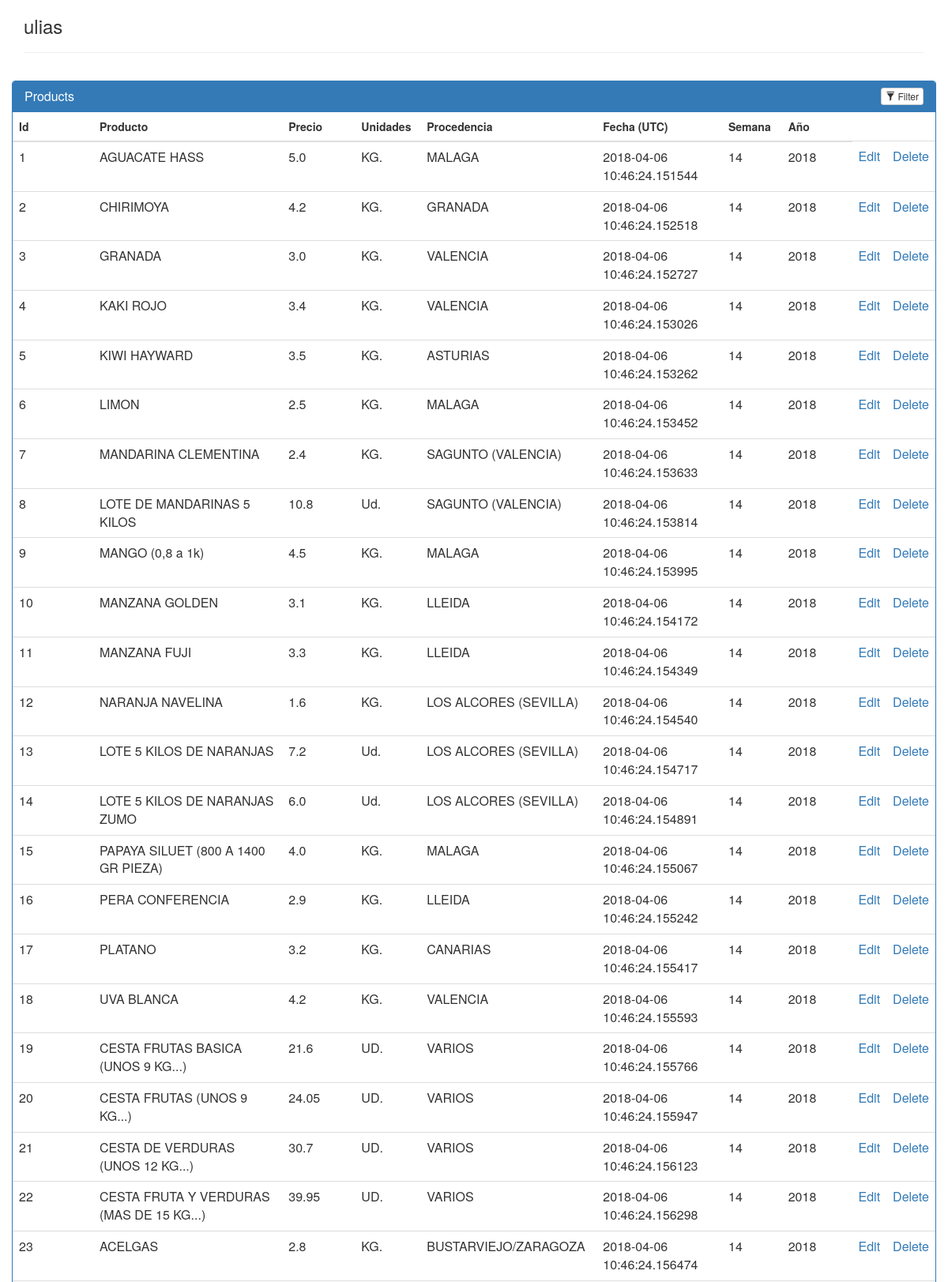
Page /agricultores/1/ (signed in, upper part) on the committed database.
### application/models.py (models this page shows, shortened)
class Agricultor(db.Model):
	__tablename__ = 'agricultor'
	name = db.Column(db.String(80), nullable = False)
	id = db.Column(db.Integer, primary_key = True)
	def __init__(self, name):
		self.name = name
	def __repr__(self):
		return '<Agricultor %r>' % self.name

class Productos(db.Model):
    __tablename__ = 'productos'
    product_id = db.Column(db.Integer, primary_key=True, autoincrement=True, nullable=False)
    units = db.Column(db.String(80))
    product_title = db.Column(db.String(80))
    location_origin = db.Column(db.String(80))
    unit_price = db.Column(db.Float(8))
    amount = db.Column(db.Float(8))
    current_price = db.Column(db.Float(8))
    created_date = db.Column(db.DateTime, default=datetime.datetime.utcnow)
    week = db.Column(db.Integer, default=date.today().isocalendar()[1])
    year = db.Column(db.Integer, default=date.today().year)
    agricultor_id = db.Column(db.Integer, db.ForeignKey('agricultor.id'))
    agricultor = db.relationship(Agricultor)

### application.py (the view)
@application.route('/agricultores/<int:agricultor_id>/', methods=['GET'])
@login_required
def agricultorMenu(agricultor_id):
    db.session.commit()
    agricultor = db.session.query(Agricultor).filter_by(id=agricultor_id).one()
    items = db.session.query(Productos)
    return render_template('menu.html', agricultor=agricultor, items=items)

### application.py (called while the page is built)
@login_manager.user_loader
def load_user(user_id):
    return User.query.get(int(user_id))

### application/templates/menu.html (shortened to what this page needs)
<html>
<head>
	<link rel=stylesheet type=text/css href="{{ url_for('static', filename='styles.css') }}">
	<link rel=stylesheet type=text/css href="https://netdna.bootstrapcdn.com/bootstrap/3.1.0/css/bootstrap.min.css">
</head>
<body>
	<div class="container">
	    <h3>{{agricultor.name}}</h3>
	    <hr>
	    <div class="row">
	        <div class="panel panel-primary filterable">
	            <div class="panel-heading">
	                <h3 class="panel-title">Products</h3>
	                <div class="pull-right">
	                    <button class="btn btn-default btn-xs btn-filter"><span class="glyphicon glyphicon-filter"></span> Filter</button>
	                </div>
	            </div>
	            <table class="table">
	                <thead>
	                    <tr class="filters">
	                        <th><input type="text" class="form-control" placeholder="Id" disabled></th>
	                        <th><input type="text" class="form-control" placeholder="Producto" disabled></th>
	                        <th><input type="text" class="form-control" placeholder="Precio" disabled></th>
	                        <th><input type="text" class="form-control" placeholder="Unidades" disabled></th>
	                        <th><input type="text" class="form-control" placeholder="Procedencia" disabled></th>
	                        <th><input type="text" class="form-control" placeholder="Fecha (UTC)" disabled></th>
	                        <th><input type="text" class="form-control" placeholder="Semana" disabled></th>
	                        <th><input type="text" class="form-control" placeholder="Año" disabled></th>
	                    </tr>
	                </thead>
	                <tbody>
	                    {% for i in items %}
	                    <tr>
	                        <td>{{i.product_id}}</td>
	                        <td>{{i.product_title}}</td>
	                        <td>{{i.unit_price}}</td>
	                        <td>{{i.units}}</td>
	                        <td>{{i.location_origin}}</td>
	                        <td>{{i.created_date}}</td>
	                        <td>{{i.week}}</td>
	                        <td>{{i.year}}</td>
	                        <td><a href="{{url_for('editMenuItem',agricultor_id = agricultor.id, product_id=i.product_id)}}">Edit</a></td>
	                        <td><a href="{{url_for('deleteMenuItem', agricultor_id = agricultor.id, product_id=i.product_id)}}">Delete</a></td>
	                    </tr>
	                    {% endfor %}
	                </tbody>
	            </table>
	        </div>
	    </div>
	</div>
</body>
</html>

### application/static/styles.css (style rules this page uses)
.filterable { margin-top: 15px; }
.filterable .panel-heading .pull-right { margin-top: -20px; }
.filterable .filters input[disabled] { background-color: transparent; border: none; cursor: auto; box-shadow: none; padding: 0; height: auto; }

### rows in the picture
Agricultor: name "ulias"
Productos: product_id "1", product_title "AGUACATE HASS", unit_price "5.0", units "KG.", location_origin "MALAGA", created_date "2018-04-06 10:46:24.151544", week "14", year "2018"
Productos: product_id "2", product_title "CHIRIMOYA", unit_price "4.2", units "KG.", location_origin "GRANADA", created_date "2018-04-06 10:46:24.152518", week "14", year "2018"
Productos: product_id "3", product_title "GRANADA", unit_price "3.0", units "KG.", location_origin "VALENCIA", created_date "2018-04-06 10:46:24.152727", week "14", year "2018"
Productos: product_id "4", product_title "KAKI ROJO", unit_price "3.4", units "KG.", location_origin "VALENCIA", created_date "2018-04-06 10:46:24.153026", week "14", year "2018"
Productos: product_id "5", product_title "KIWI HAYWARD", unit_price "3.5", units "KG.", location_origin "ASTURIAS", created_date "2018-04-06 10:46:24.153262", week "14", year "2018"
Productos: product_id "6", product_title "LIMON", unit_price "2.5", units "KG.", location_origin "MALAGA", created_date "2018-04-06 10:46:24.153452", week "14", year "2018"
Productos: product_id "7", product_title "MANDARINA CLEMENTINA", unit_price "2.4", units "KG.", location_origin "SAGUNTO (VALENCIA)", created_date "2018-04-06 10:46:24.153633", week "14", year "2018"
Productos: product_id "8", product_title "LOTE DE MANDARINAS 5 KILOS", unit_price "10.8", units "Ud.", location_origin "SAGUNTO (VALENCIA)", created_date "2018-04-06 10:46:24.153814", week "14", year "2018"
Productos: product_id "9", product_title "MANGO (0,8 a 1k)", unit_price "4.5", units "KG.", location_origin "MALAGA", created_date "2018-04-06 10:46:24.153995", week "14", year "2018"
Productos: product_id "10", product_title "MANZANA GOLDEN", unit_price "3.1", units "KG.", location_origin "LLEIDA", created_date "2018-04-06 10:46:24.154172", week "14", year "2018"
Productos: product_id "11", product_title "MANZANA FUJI", unit_price "3.3", units "KG.", location_origin "LLEIDA", created_date "2018-04-06 10:46:24.154349", week "14", year "2018"
Productos: product_id "12", product_title "NARANJA NAVELINA", unit_price "1.6", units "KG.", location_origin "LOS ALCORES (SEVILLA)", created_date "2018-04-06 10:46:24.154540", week "14", year "2018"
Productos: product_id "13", product_title "LOTE 5 KILOS DE NARANJAS", unit_price "7.2", units "Ud.", location_origin "LOS ALCORES (SEVILLA)", created_date "2018-04-06 10:46:24.154717", week "14", year "2018"
Productos: product_id "14", product_title "LOTE 5 KILOS DE NARANJAS ZUMO", unit_price "6.0", units "Ud.", location_origin "LOS ALCORES (SEVILLA)", created_date "2018-04-06 10:46:24.154891", week "14", year "2018"
Productos: product_id "15", product_title "PAPAYA SILUET (800 A 1400 GR PIEZA)", unit_price "4.0", units "KG.", location_origin "MALAGA", created_date "2018-04-06 10:46:24.155067", week "14", year "2018"
Productos: product_id "16", product_title "PERA CONFERENCIA", unit_price "2.9", units "KG.", location_origin "LLEIDA", created_date "2018-04-06 10:46:24.155242", week "14", year "2018"
Productos: product_id "17", product_title "PLATANO", unit_price "3.2", units "KG.", location_origin "CANARIAS", created_date "2018-04-06 10:46:24.155417", week "14", year "2018"
Productos: product_id "18", product_title "UVA BLANCA", unit_price "4.2", units "KG.", location_origin "VALENCIA", created_date "2018-04-06 10:46:24.155593", week "14", year "2018"
Productos: product_id "19", product_title "CESTA FRUTAS BASICA (UNOS 9 KG...)", unit_price "21.6", units "UD.", location_origin "VARIOS", created_date "2018-04-06 10:46:24.155766", week "14", year "2018"
Productos: product_id "20", product_title "CESTA FRUTAS (UNOS 9 KG...)", unit_price "24.05", units "UD.", location_origin "VARIOS", created_date "2018-04-06 10:46:24.155947", week "14", year "2018"
Productos: product_id "21", product_title "CESTA DE VERDURAS (UNOS 12 KG...)", unit_price "30.7", units "UD.", location_origin "VARIOS", created_date "2018-04-06 10:46:24.156123", week "14", year "2018"
Productos: product_id "22", product_title "CESTA FRUTA Y VERDURAS (MAS DE 15 KG...)", unit_price "39.95", units "UD.", location_origin "VARIOS", created_date "2018-04-06 10:46:24.156298", week "14", year "2018"
Productos: product_id "23", product_title "ACELGAS", unit_price "2.8", units "KG.", location_origin "BUSTARVIEJO/ZARAGOZA", created_date "2018-04-06 10:46:24.156474", week "14", year "2018"
